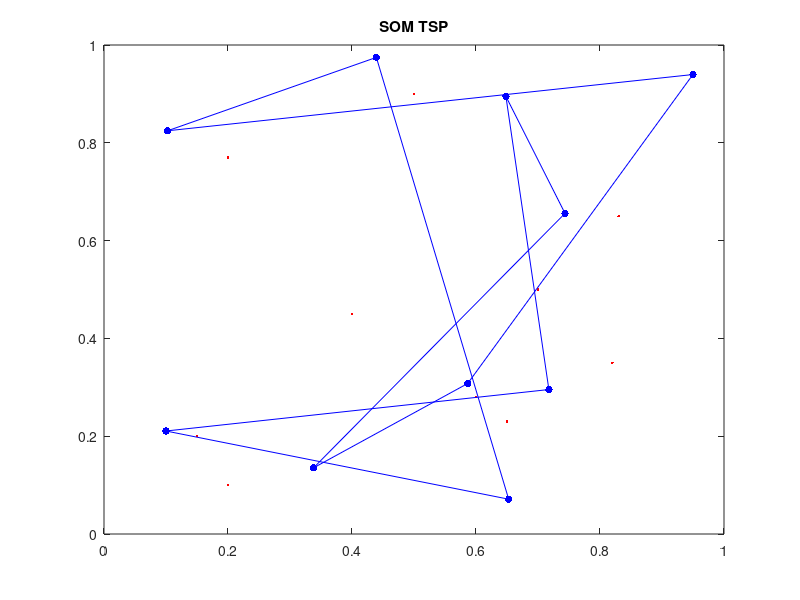

This figure's MATLAB source: (Note: this script raises an error after producing the figure.)
cities = [0.2 0.1; 0.15 0.2; 0.4 0.45; 0.2 0.77; 0.5 0.9; 0.83 0.65;
            0.7 0.5; 0.82 0.35; 0.65 0.23; 0.6 0.28];

number_of_neurons = size(cities, 1);
neurons = rand(number_of_neurons, 2);

EPOCHS = 50000;
LEARNING_RATE = 0.1;
NEIGHBOURHOOD_RADIUS = number_of_neurons / 2;


current_learning_rate = LEARNING_RATE;
current_neighbourhood_radius = NEIGHBOURHOOD_RADIUS;


for iteration = 1:EPOCHS
    % Plot the cities and neurons
    plot(cities(:,1), cities(:,2), 'r.', neurons(:,1), neurons(:,2), '-b.', 'markersize', 16);
    hold on;
    plot([neurons(10, 1), neurons(1, 1)], [neurons(10, 2), neurons(1, 2)], '-b.', 'markersize', 16);
    hold off;
    axis([0 1 0 1])
    pause(.001)
    title('SOM TSP')
    
    % Choose random input
    [current_city, id] = datasample(cities, 1);

    % Calculate nearest city
    [winner_neuron, index] = find_best_matching_unit(neurons, current_city);

    % Update weights of current neuron (and neighboorhood)
    for j = round(index-current_neighbourhood_radius):round(index+current_neighbourhood_radius)
        if j < 1 || j > 10
            continue
        end
        
        distance_to_winner_neuron = (j - index) ^ 2;

        % Neighbourhood Function
        sigma = current_neighbourhood_radius ^ 2;
        neighbouring_function_value = exp(-(distance_to_winner_neuron / sigma));

        % Update weights
        for i = 1:size(current_city, 2)
            distance_to_city = current_city(i) - neurons(j, i);
            delta_weight = current_learning_rate * neighbouring_function_value * (distance_to_city);

            neurons(j, i) = neurons(j, i) + delta_weight;
        end
    end

    % Update learning parameters
    current_learning_rate = LEARNING_RATE * (1 - iteration / EPOCHS);
    current_neighbourhood_radius = NEIGHBOURHOOD_RADIUS * (1 - iteration / EPOCHS);
end
